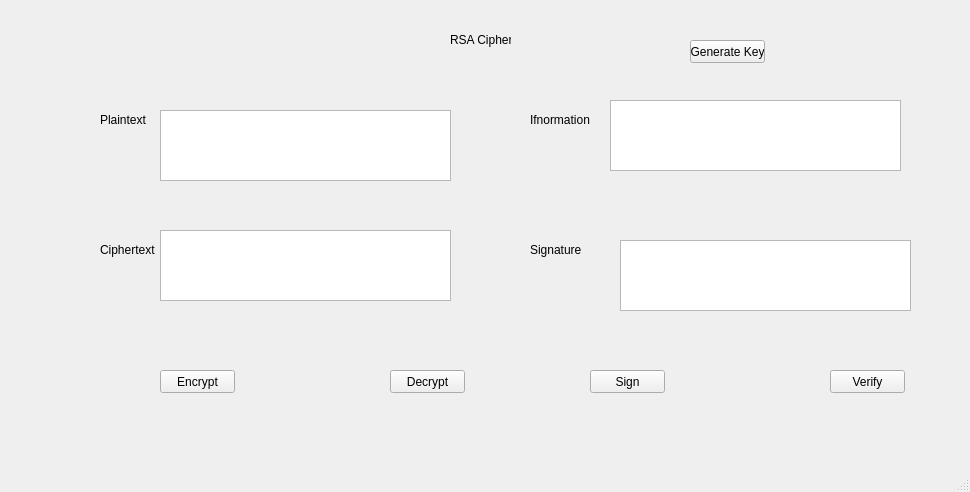
<?xml version="1.0" encoding="UTF-8"?>
<ui version="4.0">
 <class>MainWindow</class>
 <widget class="QMainWindow" name="MainWindow">
  <property name="geometry">
   <rect>
    <x>0</x>
    <y>0</y>
    <width>970</width>
    <height>492</height>
   </rect>
  </property>
  <property name="windowTitle">
   <string>MainWindow</string>
  </property>
  <widget class="QWidget" name="centralwidget">
   <widget class="QLabel" name="label">
    <property name="geometry">
     <rect>
      <x>100</x>
      <y>110</y>
      <width>61</width>
      <height>20</height>
     </rect>
    </property>
    <property name="text">
     <string>Plaintext</string>
    </property>
   </widget>
   <widget class="QLabel" name="label_2">
    <property name="geometry">
     <rect>
      <x>100</x>
      <y>240</y>
      <width>61</width>
      <height>20</height>
     </rect>
    </property>
    <property name="text">
     <string>Ciphertext</string>
    </property>
   </widget>
   <widget class="QLabel" name="label_3">
    <property name="geometry">
     <rect>
      <x>530</x>
      <y>110</y>
      <width>61</width>
      <height>20</height>
     </rect>
    </property>
    <property name="text">
     <string>Ifnormation</string>
    </property>
   </widget>
   <widget class="QLabel" name="label_4">
    <property name="geometry">
     <rect>
      <x>530</x>
      <y>240</y>
      <width>61</width>
      <height>20</height>
     </rect>
    </property>
    <property name="text">
     <string>Signature</string>
    </property>
   </widget>
   <widget class="QPushButton" name="btn_encrypt">
    <property name="geometry">
     <rect>
      <x>160</x>
      <y>370</y>
      <width>75</width>
      <height>23</height>
     </rect>
    </property>
    <property name="text">
     <string>Encrypt</string>
    </property>
   </widget>
   <widget class="QPushButton" name="btn_decrypt">
    <property name="geometry">
     <rect>
      <x>390</x>
      <y>370</y>
      <width>75</width>
      <height>23</height>
     </rect>
    </property>
    <property name="text">
     <string>Decrypt</string>
    </property>
   </widget>
   <widget class="QPushButton" name="btn_sign">
    <property name="geometry">
     <rect>
      <x>590</x>
      <y>370</y>
      <width>75</width>
      <height>23</height>
     </rect>
    </property>
    <property name="text">
     <string>Sign</string>
    </property>
   </widget>
   <widget class="QPushButton" name="btn_verify">
    <property name="geometry">
     <rect>
      <x>830</x>
      <y>370</y>
      <width>75</width>
      <height>23</height>
     </rect>
    </property>
    <property name="text">
     <string>Verify</string>
    </property>
   </widget>
   <widget class="QPushButton" name="btn_gen_keys">
    <property name="geometry">
     <rect>
      <x>690</x>
      <y>40</y>
      <width>75</width>
      <height>23</height>
     </rect>
    </property>
    <property name="text">
     <string>Generate Key</string>
    </property>
   </widget>
   <widget class="QLabel" name="label_5">
    <property name="geometry">
     <rect>
      <x>450</x>
      <y>30</y>
      <width>61</width>
      <height>20</height>
     </rect>
    </property>
    <property name="text">
     <string>RSA Cipher</string>
    </property>
   </widget>
   <widget class="QTextEdit" name="txt_plain_text">
    <property name="geometry">
     <rect>
      <x>160</x>
      <y>110</y>
      <width>291</width>
      <height>71</height>
     </rect>
    </property>
   </widget>
   <widget class="QTextEdit" name="txt_cipher_text">
    <property name="geometry">
     <rect>
      <x>160</x>
      <y>230</y>
      <width>291</width>
      <height>71</height>
     </rect>
    </property>
   </widget>
   <widget class="QTextEdit" name="txt_info">
    <property name="geometry">
     <rect>
      <x>610</x>
      <y>100</y>
      <width>291</width>
      <height>71</height>
     </rect>
    </property>
   </widget>
   <widget class="QTextEdit" name="txt_sign">
    <property name="geometry">
     <rect>
      <x>620</x>
      <y>240</y>
      <width>291</width>
      <height>71</height>
     </rect>
    </property>
   </widget>
  </widget>
  <widget class="QMenuBar" name="menubar">
   <property name="geometry">
    <rect>
     <x>0</x>
     <y>0</y>
     <width>970</width>
     <height>21</height>
    </rect>
   </property>
  </widget>
  <widget class="QStatusBar" name="statusbar"/>
 </widget>
 <resources/>
 <connections/>
</ui>
